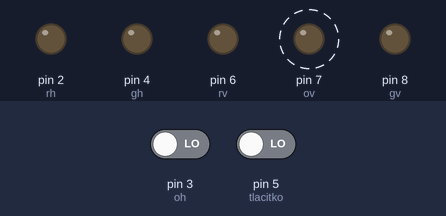
The sketch below on a simulated Arduino Uno, built with avr-gcc and run on an emulated ATmega328P. Shown: output pins drawn as LEDs (lit = HIGH). Dashed ring = blinking. Inputs (shaded band) come from the test bench; at power-on: pin 3 (oh) LOW, pin 5 (tlacitko) LOW.

Above: at 2.8 s.
2.9 s: pin 3 (oh) driven HIGH
At 4.4 s:
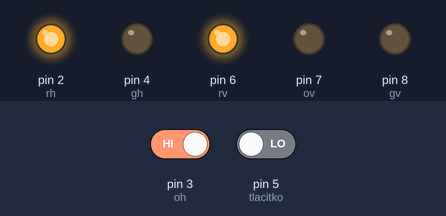
At 7.5 s:
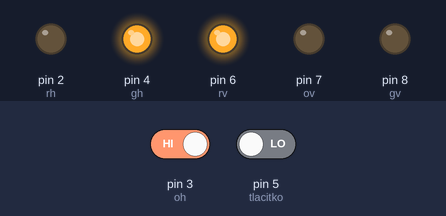
11.1 s: pin 3 (oh) driven LOW
At 11.7 s:
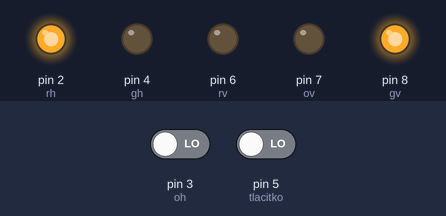
Timing chart, 0 to 20.6 s (numbered marks = the images above; inputs shaded):
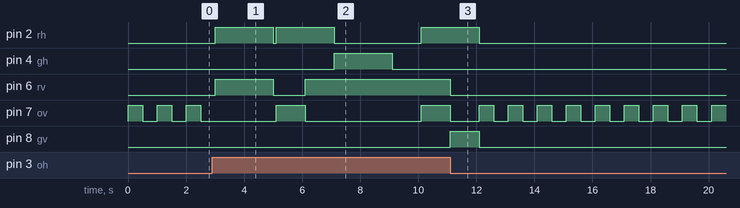

Measured:
- after the input at 2.9 s, pin 2 (rh): goes HIGH 2.0 s, LOW 0.10 s, HIGH 2.0 s, LOW 3.0 s, then HIGH, starting after 0.10 s; pin 4 (gh): LOW → HIGH after 4.2 s, → LOW 2.0 s later; pin 6 (rv): LOW → HIGH after 0.10 s, → LOW 2.0 s later, → HIGH 1.1 s later
- after the input at 11.1 s, pin 4 (gh): stays LOW (without the input it goes to HIGH after 3.0 s); pin 6 (rv): goes on until 11.1 s, then stays LOW; pin 8 (gv): goes on until 12.1 s, then stays LOW
- by itself, pin 7 (ov): repeats every 1.0 s: HIGH 0.50 s, LOW 0.50 s

The sketch:

krizovatkaa.ino
```cpp
int rh=2;
int oh=3;
int gh=4;

int rv=6;
int ov=7;
int gv=8;

int x=3,z=2,f,y=0,a=0;
const int tlacitko =5;

float d=1000;


void setup() {
  pinMode(rh, OUTPUT);
  pinMode(oh, OUTPUT);
  pinMode(gh, OUTPUT);
  pinMode(rv, OUTPUT);
  pinMode(ov, OUTPUT);
  pinMode(gv, OUTPUT);

  pinMode(x,INPUT);
  pinMode(tlacitko,INPUT);
}

void loop() {
  f=digitalRead(x);
  a=digitalRead(tlacitko);


  if(a == HIGH)
  {
  y++;

  if(y==0)
  {
  d=2000;
  }

  if(y==1)
  {
  d=1000;
  }

  if(y==2)
  {
  d=500;
  }

  if(y==3)
  {
  y=0;
  }
  }


  if (f == HIGH)
  {


    if(z==0){
  digitalWrite(rh, HIGH);
  digitalWrite(rv, HIGH);
  delay (2000);
  digitalWrite(rh, LOW);
  digitalWrite(rv, LOW);
  delay (100);
  z=1;
  }

  digitalWrite(rh, HIGH);
  digitalWrite(oh, LOW);
  digitalWrite(gh, LOW);

  digitalWrite(rv, LOW);
  digitalWrite(ov, HIGH);
  digitalWrite(gv, LOW);
  delay(d);
  //1s

  digitalWrite(rh, HIGH);
  digitalWrite(oh, HIGH);
  digitalWrite(gh, LOW);

  digitalWrite(rv, HIGH);
  digitalWrite(ov, LOW);
  digitalWrite(gv, LOW);
  delay(d);
  //2s

  digitalWrite(rh, LOW);
  digitalWrite(oh, LOW);
  digitalWrite(gh, HIGH);

  digitalWrite(rv, HIGH);
  digitalWrite(ov, LOW);
  digitalWrite(gv, LOW);
  delay(d);
  //3s

  digitalWrite(rh, LOW);
  digitalWrite(oh, LOW);
  digitalWrite(gh, HIGH);

  digitalWrite(rv, HIGH);
  digitalWrite(ov, LOW);
  digitalWrite(gv, LOW);
  delay(d);
  //4s

  digitalWrite(rh, LOW);
  digitalWrite(oh, HIGH);
  digitalWrite(gh, LOW);

  digitalWrite(rv, HIGH);
  digitalWrite(ov, LOW);
  digitalWrite(gv, LOW);
  delay(d);
  //5s

  digitalWrite(rh, HIGH);
  digitalWrite(oh, LOW);
  digitalWrite(gh, LOW);

  digitalWrite(rv, HIGH);
  digitalWrite(ov, HIGH);
  digitalWrite(gv, LOW);
  delay(d);
  //6s

  digitalWrite(rh, HIGH);
  digitalWrite(oh, LOW);
  digitalWrite(gh, LOW);

  digitalWrite(rv, LOW);
  digitalWrite(ov, LOW);
  digitalWrite(gv, HIGH);
  delay(d);
  //7s
  }

  else {
  z=0;
  digitalWrite(rh, LOW);
  digitalWrite(oh, HIGH);
  digitalWrite(gh, LOW);

  digitalWrite(rv, LOW);
  digitalWrite(ov, HIGH);
  digitalWrite(gv, LOW);
  delay(500);

  digitalWrite(oh, LOW);
  digitalWrite(ov, LOW);
  delay(500);
    }
}
```
